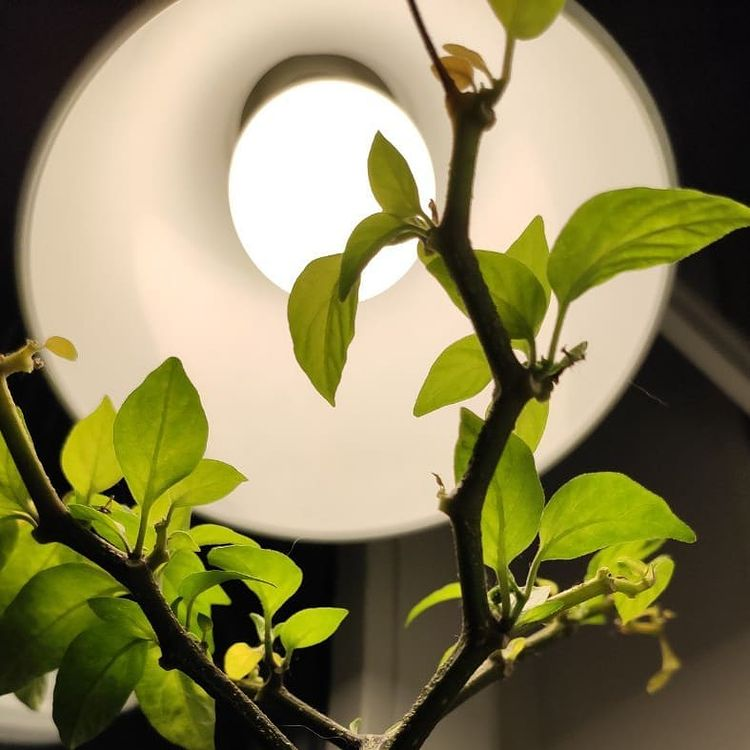
#> input picture img2.jpg, 750 x 750 px
$ python filter.py
#> lines starting #> are read from the running program, lines starting #| are printed output that depends on the picture
import os.path

from PIL import Image
import numpy as np
import sys


def get_mosaic_image(image, size=10, gradation=5):
    threshold = 255 // gradation
    height = len(image)
    width = len(image[0])
    x = 0
    while x < height:
        y = 0
        while y < width:
            sector = image[x: x + size, y: y + size]
            colors_sum_avg = np.sum(sector) / 3
            average_color = int(colors_sum_avg // (size * size))
            set_color(int(average_color // threshold) * threshold, image, size, x, y)
            y += size
        x += size
    print('Ширина изображения: ', width)
    print('Высота изображения: ', height)
    print('Тип изображения:', output_name.split('.')[1])
    print('Размер элемента мозаики: ', size)
    print('Кол-во градаций серого: ', gradation)
    return Image.fromarray(np.uint8(image))


def set_color(new_color, image, size, x, y):
    for sector_x in range(x, x + size):
        for sector_y in range(y, y + size):
            for c in range(3):
                image[sector_x][sector_y][c] = new_color


if __name__ == "__main__":
    source_name = input("Введите имя файла входного изображения: ")
#> the answer given: img2.jpg
    output_name = input("Введите имя выходного файла: ")
#> the answer given: out.png

    source_img = Image.open(source_name)
#> source_img is the input picture: PIL image 750x750 RGB; mean R, G, B 136.4, 129.4, 87.9
    image_arr = np.array(source_img).astype(int)
    get_mosaic_image(image_arr, 5, 50).save(output_name)
#> in get_mosaic_image, `height = len(image)`: height = 750
#> the loop in get_mosaic_image, `while x < height:` made 150 passes
#> x on passes 1 to 12: 5, 10, 15, 20, 25, 30, 35, 40, 45, 50, 55, 60
#| Ширина изображения:  750
#| Высота изображения:  750
#> in get_mosaic_image, `return Image.fromarray(np.uint8(image))`:
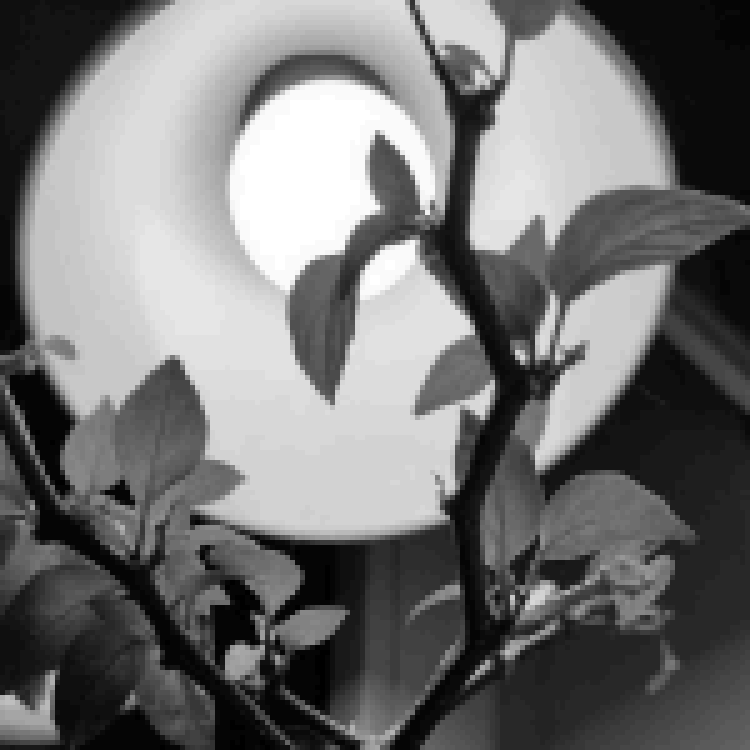
#> returned value: PIL image 750x750 RGB; min 0, max 255, mean 115.5
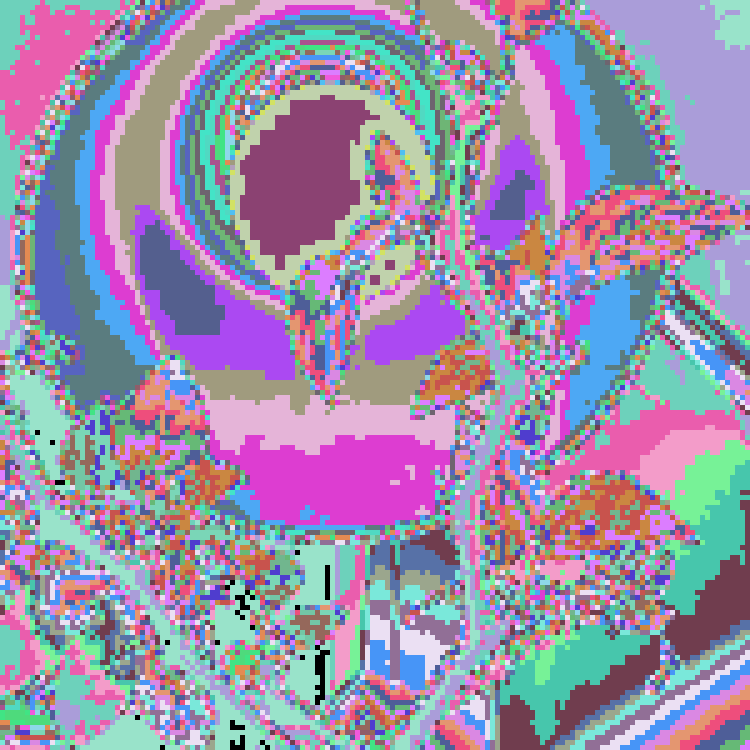
#> image_arr: shape (750, 750, 3) int64; 52 distinct labels, from 0 to 255; one colour per label, 0 black
    if os.path.exists(output_name):
        print('Изображение изменено')
